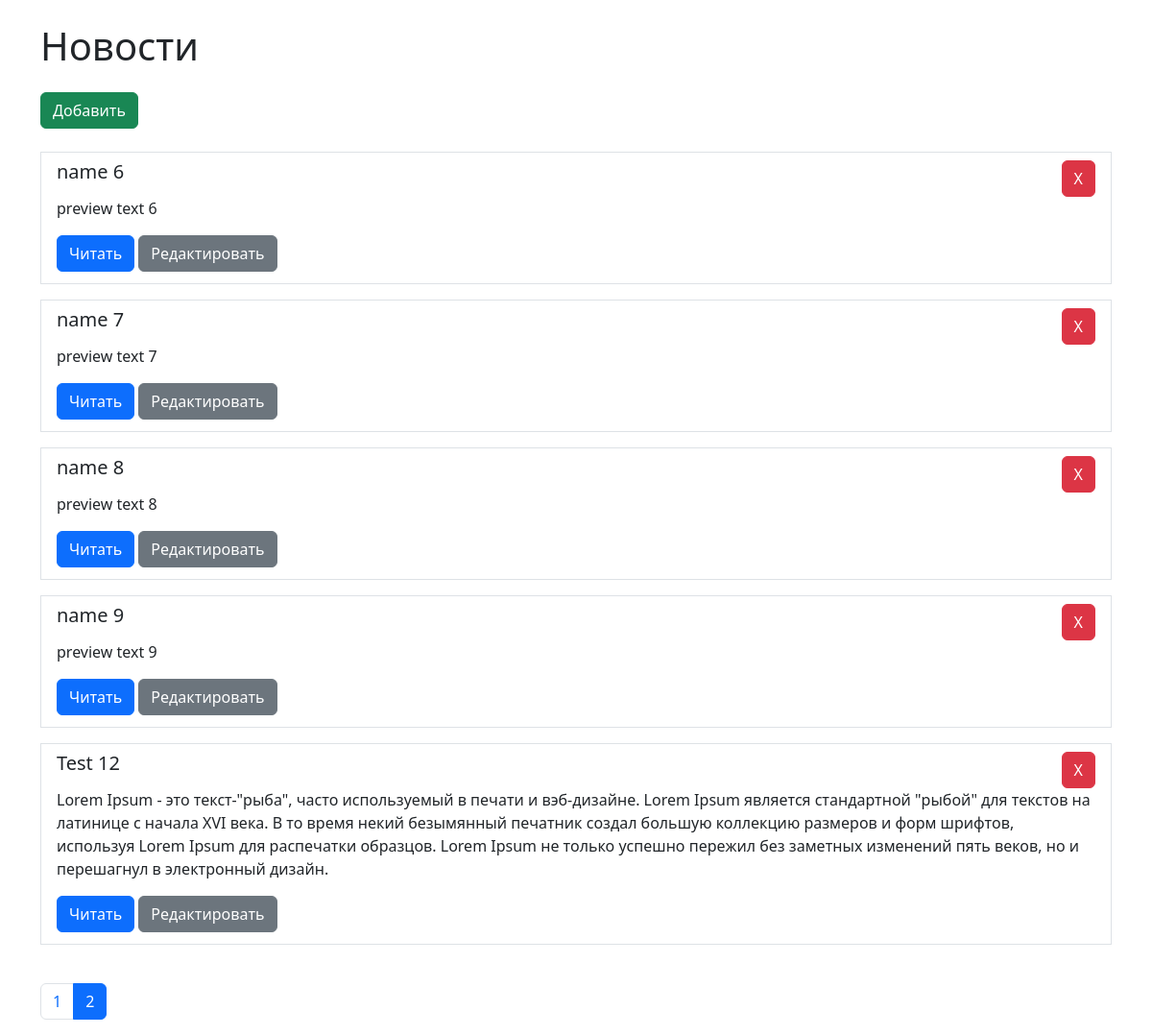
Page /?page=2 on the earlier database version.
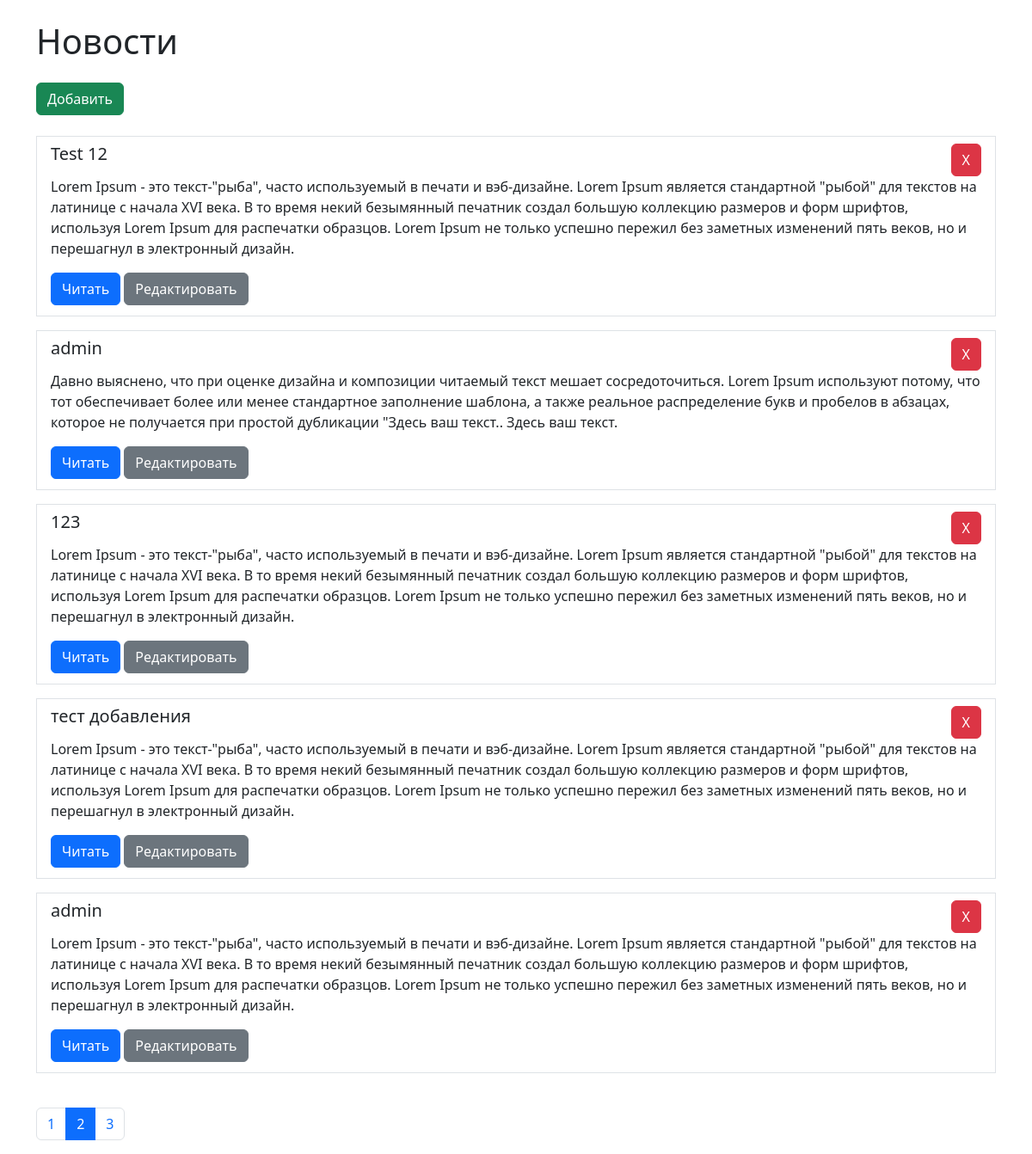
Same page on the later database version.
### tables this page shows
CREATE TABLE news (
    id INTEGER PRIMARY KEY AUTOINCREMENT,
    name TEXT,
    preview TEXT,
    detail TEXT
);

### kernel/Router/Route.php (called while the page is built, shortened)
<?php
class Route
{
    public function getAction()
    {
        return $this->action;
    }
}

### kernel/View/View.php (called while the page is built, shortened)
<?php
class View
{
    public function show(string $name, array $data = []): void
    {
        $viewPath = APP_PATH."/views/$name.php";
        extract($data);
        include_once $viewPath;
    }
}

### kernel/Controller/Controller.php (called while the page is built, shortened)
<?php
abstract class Controller
{
    private View $view;
    private Request $request;
    private Database $database;
    public function setView(View $view): void
    {
        $this->view = $view;
    }
    public function view(string $name, array $data = []): void
    {
        $this->view->show($name, $data);
    }
    public function setRequest(Request $request): void
    {
        $this->request = $request;
    }
    public function request(): Request
    {
        return $this->request;
    }
    public function setDatabase(Database $database): void
    {
        $this->database = $database;
    }
    public function db(): Database
    {
        return $this->database;
    }
}

### src/Controllers/NewsController.php (called while the page is built, shortened)
<?php
class NewsController extends Controller
{
    public function index(): void
    {
        $news = $this->db()->paginated('news', (int) $this->request()->input('page', 1));
        $this->view('home', [
            'news' => $news,
        ]);
    }
}

### kernel/App.php (called while the page is built, shortened)
<?php
class App
{
    private Container $container;
    public function __construct()
    {
        $this->container = new Container();
    }
    public function init(): void
    {
        $this->container->router->dispatch(
            $this->container->request->uri(),
            $this->container->request->method()
        );
    }
}

### public/index.php (called while the page is built, shortened)
<?php
$app = new App();
$app->init();

### kernel/Http/Request.php (called while the page is built, shortened)
<?php
class Request
{
    public function input(string $key, $default = null): mixed
    {
        return $this->post[$key] ?? $this->get[$key] ?? $default;
    }
}

### kernel/Database/Database.php (called while the page is built, shortened)
<?php
class Database
{
    private \PDO $pdo;
    private function connect(): void
    {
        $path = $this->config->get('DB_PATH');
        try {
            $this->pdo = new \PDO("sqlite:" . $path);
        } catch (\PDOException $exception) {
            exit($exception->getMessage());
        }
    }
    public function paginated(string $table, int $page): array|bool
    {
        $result = [];
        $sql = "SELECT count(id) FROM $table";
        $stmt = $this->pdo->prepare($sql);
        try {
            $stmt->execute();
        } catch (\PDOException $exception) {
            return false;
        }
        while ($row = $stmt->fetch(\PDO::FETCH_ASSOC)) {
            $result['total'] = $row['count(id)'];
        }
        $result['count_pages'] = ceil($result['total'] / 5);
        $offset = ($page - 1) * 5;
        $result['current_page'] = $page;
        $sql = "SELECT * FROM $table LIMIT 5 OFFSET $offset";
        $stmt = $this->pdo->prepare($sql);
        try {
            $stmt->execute();
        } catch (\PDOException $exception) {
            return false;
        }
        while ($row = $stmt->fetch(\PDO::FETCH_ASSOC)) {
            $result['items'][] = [
                'id' => $row['id'],
                'name' => $row['name'],
                'preview' => $row['preview'],
                'detail' => $row['detail'],
            ];
        }
        return $result;
    }
}

### config/config.php (called while the page is built)
<?php
return [
    'DB_PATH' => APP_PATH . '\db.sqlite',
];

### kernel/Config/Config.php (called while the page is built, shortened)
<?php
class Config
{
    public function get(string $key, $default = null): mixed
    {
        $config = require APP_PATH."/config/config.php";
        return $config[$key] ?? $default;
    }
}

### views/home.php (the view, shortened to what this page needs)
<?php include_once 'includes/header.php'
?>
<div>
    <h1 class="title mt-4 mb-4">Новости</h1>
    <a class="btn btn-success" href="/news/create">Добавить</a>
    <div class="list-group mt-4">
        <?php if (!empty($news['items'])):?>
            <?php foreach ($news['items'] as $item): ?>
                <div class="mb-3">
                    <div class="list-group-item list-group-item-action">
                        <div class="d-flex w-100 justify-content-between">
                            <h5 class="mb-1"><?= $item['name'] ?></h5>
                            <form action="/news/destroy?page=<?= $news['current_page'] ?>"  method="post">
                                <button type="submit" class="btn btn-danger">X</button>
                            </form>
                        </div>
                        <p class="mb-1"><?= $item['preview'] ?></p>
                        <div class="mt-3 mb-1">
                            <a href="/news/show?id=<?= $item['id'] ?>" class="btn btn-primary">Читать</a>
                            <a href="/news/edit?id=<?= $item['id'] ?>" class="btn btn-secondary">Редактировать</a>
                        </div>
                    </div>
                </div>
            <?php endforeach?>
        <?php else:?>
            <h5 class="title">Нет новостей</h5>
        <?php endif?>
    </div>
    <nav class="mt-4">
        <ul class="pagination">
            <?php for($i = 1; $i <= $news['count_pages']; $i++):?>
                <li class="page-item <?= $i === $news['current_page'] ? 'active' : ''?>"><a class="page-link" href="?page=<?= $i ?>"><?= $i ?></a></li>
            <?php endfor?>
        </ul>
    </nav>
</div>
<?php include_once 'includes/footer.php'?>

### kernel/Router/Router.php (shortened to what this page needs)
<?php
class Router
{
    private array $routes = [
        'GET' => [],
        'POST' => [],
    ];
    public function dispatch(string $uri, string $method): void
    {
        $route = $this->findRoute($uri, $method);
        if (is_array($route->getAction())) {
            $controller = new $controller();
            call_user_func([$controller, $route->getAction()[1]]);
        } else {
            call_user_func($route->getAction());
        }
    }
    private function getRoutes(): array
    {
        return require_once APP_PATH . "/config/routes.php";
    }
    private function setRoutes(): void
    {
        $routes = $this->getRoutes();
        foreach ($routes as $route) {
            $this->routes[$route->getMethod()][$route->getUri()] = $route;
        }
    }
    private function findRoute(string $uri, string $method): Route|false
    {
        return $this->routes[$method][$uri];
    }
}

### views/includes/header.php (shortened to what this page needs)
<!doctype html>
<html lang="en">
<head>
    <link href="https://cdn.jsdelivr.net/npm/bootstrap@5.3.3/dist/css/bootstrap.min.css" rel="stylesheet">
</head>
<body>
    <section class="container d-flex justify-content-center">

### views/includes/footer.php
    </section>
</body>
</html>

Differences in the rows shown:
removed news: name "name 6", preview "preview text 6"
removed news: name "name 7", preview "preview text 7"
no longer on this page (row unchanged): news: name "name 8", preview "preview text 8"
removed news: name "name 9", preview "preview text 9"
added news: name "admin", preview "Давно выяснено, что при оценке дизайна и композиции читаемый текст мешает сосредоточиться. Lorem Ipsum используют потому, что тот обеспечивает более или менее стандартное заполнение шаблона, а также реальное распределение букв и пробелов в абзацах, которое не получается при простой дубликации \"Здесь ваш текст.. Здесь ваш текст."
added news: name "123", preview "Lorem Ipsum - это текст-\"рыба\", часто используемый в печати и вэб-дизайне. Lorem Ipsum является стандартной \"рыбой\" для текстов на латинице с начала XVI века. В то время некий безымянный печатник создал большую коллекцию размеров и форм шрифтов, используя Lorem Ipsum для распечатки образцов. Lorem Ipsum не только успешно пережил без заметных изменений пять веков, но и перешагнул в электронный дизайн."
added news: name "тест добавления", preview "Lorem Ipsum - это текст-\"рыба\", часто используемый в печати и вэб-дизайне. Lorem Ipsum является стандартной \"рыбой\" для текстов на латинице с начала XVI века. В то время некий безымянный печатник создал большую коллекцию размеров и форм шрифтов, используя Lorem Ipsum для распечатки образцов. Lorem Ipsum не только успешно пережил без заметных изменений пять веков, но и перешагнул в электронный дизайн."
added news: name "admin", preview "Lorem Ipsum - это текст-\"рыба\", часто используемый в печати и вэб-дизайне. Lorem Ipsum является стандартной \"рыбой\" для текстов на латинице с начала XVI века. В то время некий безымянный печатник создал большую коллекцию размеров и форм шрифтов, используя Lorem Ipsum для распечатки образцов. Lorem Ipsum не только успешно пережил без заметных изменений пять веков, но и перешагнул в электронный дизайн."
Other differences:
new list line: "3"
